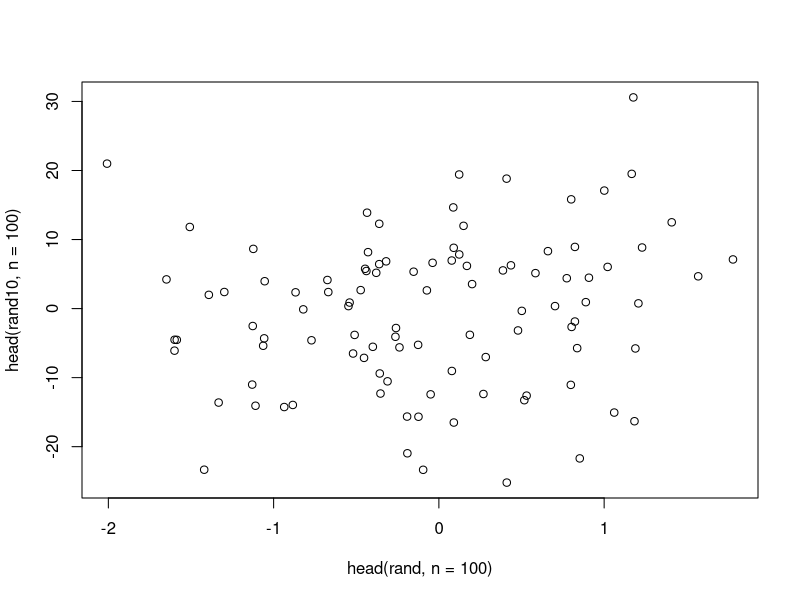
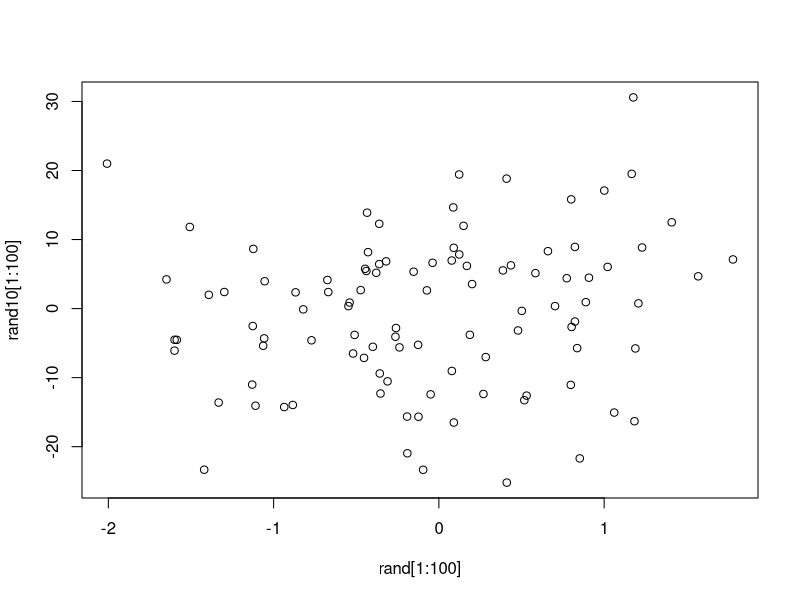

Write R code to recreate these figures, in order.
rand <- rnorm(1000000,0,1)
rand10 <- rnorm(1000000,0,10)
max.rand <- max(rand)
max.rand10 <- max(rand10)
text <- abs(max.rand - max.rand10)
print(text)
head(rand, n = 100)
plot(head(rand, n = 100),head(rand10, n = 100), type = "p")
plot(rand[1:100], rand10[1:100], type = "p")